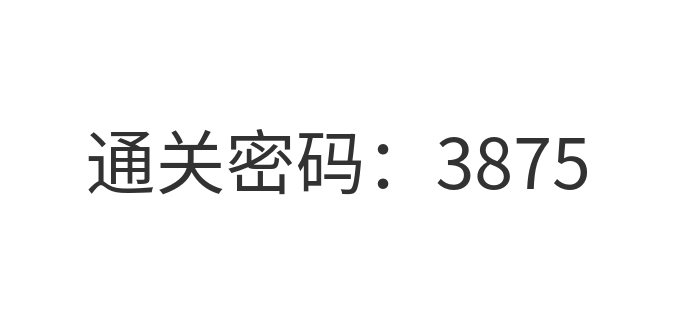
#> input picture 4_homework_liuyating/img11_hide/t2.png, 677 x 318 px
$ python img11_hide.py
#> lines starting #> are read from the running program, lines starting #| are printed output that depends on the picture; after the words box and inside, x2 and y2 are one past the last pixel; in counts of white or black regions, pixels touching at a corner belong together


import cv2
import numpy as np


img = cv2.imread('t2.png')
#> img is the input picture: shape (318, 677, 3); min 50, max 255, mean 246.9
shape = img.shape
#> shape = (318, 677, 3)

height = shape[0]
#> height = 318
width = shape[1]
#> width = 677
hide = np.zeros((height, width, 3), np.uint8)
for i in range(0, height):
    for j in range(0, width):
        b, g, r = img[i, j]
        if b < 251 and g < 251 and r < 251:
            #read_color =  (r, g, b)
            #print(read_color)
            img[i, j] = (254, 254, 254)
        hide[i, j] = img[i, j]
    cv2.imwrite('test3.png', hide)
#> this loop made 318 passes
#> pass 1, `cv2.imwrite('test3.png', hide)`:
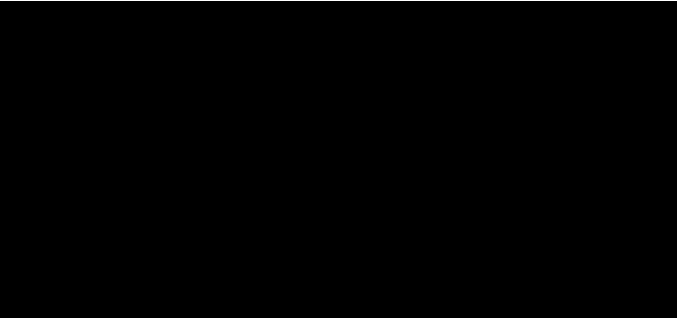
#> saved as test3.png: shape (318, 677, 3); 0.31% white in thin lines or dots, all inside (x1, y1, x2, y2) = (0, 0, 677, 1)
#> pass 2, `cv2.imwrite('test3.png', hide)`:
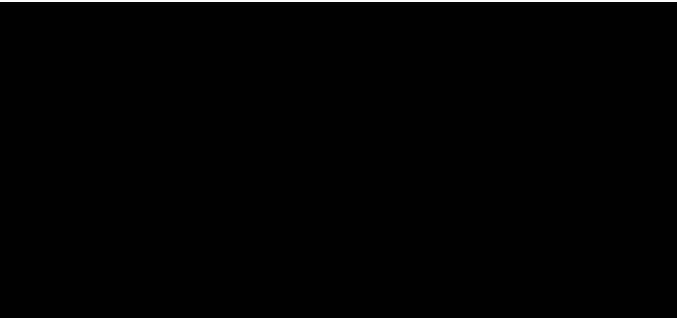
#> saved as test3.png: shape (318, 677, 3); 0.63% white; 1 white region, box (x1, y1, x2, y2) and area: (0, 0, 677, 2) 1354
